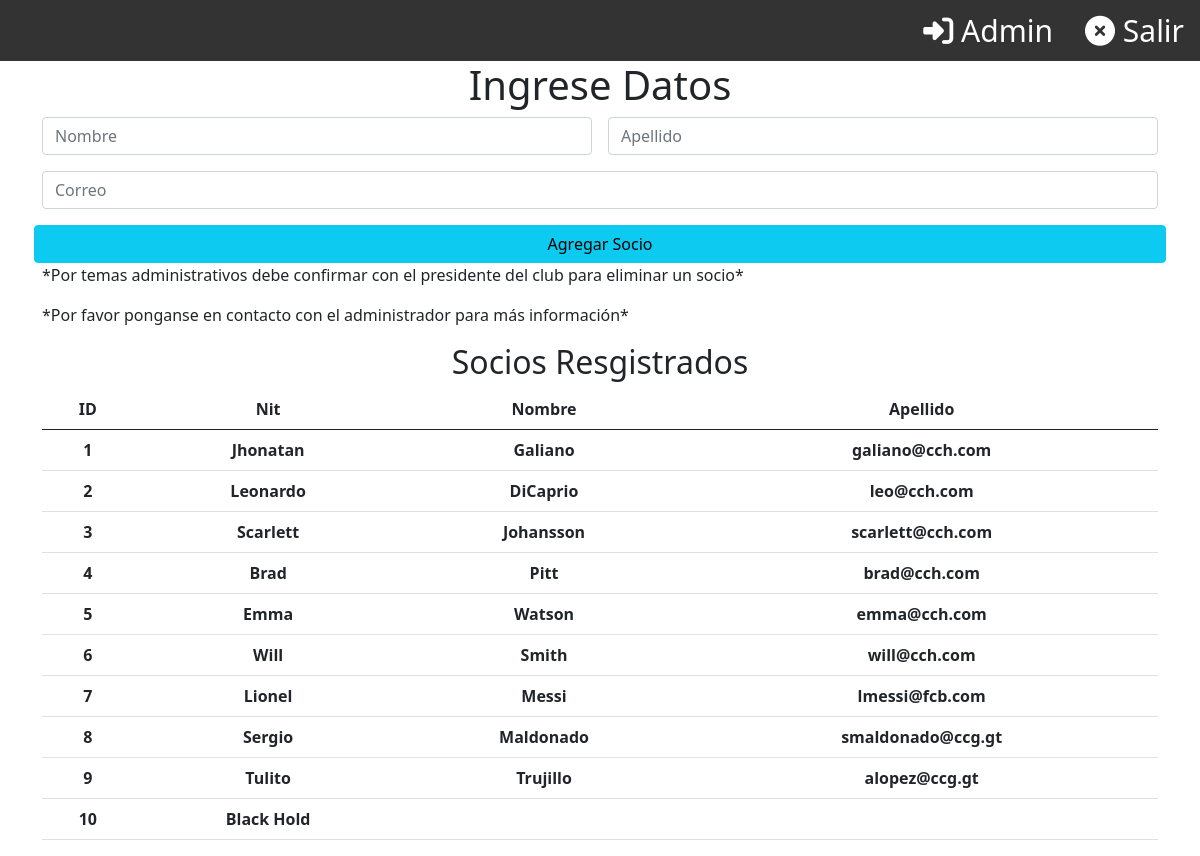
Screenshot of /Club_Nautico/paginas/administrador/insertar_socio.php with the database file from the repository.
### tables this page shows
CREATE TABLE `socios` (
  `id_socio` int(11) NOT NULL AUTO_INCREMENT,
  `nombre` varchar(45) DEFAULT NULL,
  `apellido` varchar(45) DEFAULT NULL,
  `correo_electronico` varchar(45) DEFAULT NULL,
  PRIMARY KEY (`id_socio`)
);

### Club_Nautico/paginas/administrador/insertar_socio.php (the view, shortened to what this page needs)
<?php
    $con = connection();
    $consultar ="select * from socios";
    $query = mysqli_query($con, $consultar);
    include("../../paginas/plantillas/section_superior_2.php");
?>
<div class="grid text-center" style="--bs-columns: 3;">
        <form action="insertarSocio.php" method="POST">
            <h1 class="text-center">Ingrese Datos</h1>
            <div class="row g-3">
                <div class="col-md-6">
                    <input type="text" name="nombre" placeholder="Nombre" class="form-control" required>
                </div>
                <div class="col-md-6">
                    <input type="text" name="apellido" placeholder="Apellido" class="form-control" required>
                </div>
                <div class="col">
                    <input type="text" name="correo" placeholder="Correo" class="form-control" required>
                </div>
                <input type="submit" value="Agregar Socio" class="btn btn-info">
            </div>
        </form>
    </div>
    <p>*Por temas administrativos debe confirmar con el presidente del club para eliminar un socio*</p>
    <p>*Por favor ponganse en contacto con el administrador para más información*</p>
    <div  class="grid text-center" style="--bs-columns: 3;">
        <h2>Socios Resgistrados</h2>
        <table class="table">
            <thead>
                <tr>
                    <th scope="col">ID</th>
                    <th scope="col">Nit</th>
                    <th scope="col">Nombre</th>
                    <th scope="col">Apellido</th>
                </tr>
            </thead>
            <tbody>
            <?php while($row = mysqli_fetch_array($query)): ?>
                    <tr>
                        <th> <?= $row['id_socio'] ?> </th>
                        <th> <?= $row['nombre'] ?> </th>
                        <th> <?= $row['apellido'] ?> </th>
                        <th> <?= $row['correo_electronico'] ?> </th>
                    </tr>
                <?php endwhile; ?>
            </tbody>
        </table>
    </div>

### Club_Nautico/paginas/plantillas/section_superior_2.php (style rules this page uses)
body { margin: 0; padding: 0; display: flex; flex-direction: column; min-height: 100vh; }
.content { flex: 1; }

### rows the page displays
socios: id_socio "1", nombre "Jhonatan", apellido "Galiano", correo_electronico "galiano@cch.com"
socios: id_socio "2", nombre "Leonardo", apellido "DiCaprio", correo_electronico "leo@cch.com"
socios: id_socio "3", nombre "Scarlett", apellido "Johansson", correo_electronico "scarlett@cch.com"
socios: id_socio "4", nombre "Brad", apellido "Pitt", correo_electronico "brad@cch.com"
socios: id_socio "5", nombre "Emma", apellido "Watson", correo_electronico "emma@cch.com"
socios: id_socio "6", nombre "Will", apellido "Smith", correo_electronico "will@cch.com"
socios: id_socio "7", nombre "Lionel", apellido "Messi", correo_electronico "lmessi@fcb.com"
socios: id_socio "8", nombre "Sergio", apellido "Maldonado", correo_electronico "smaldonado@ccg.gt"
socios: id_socio "9", nombre "Tulito", apellido "Trujillo", correo_electronico "alopez@ccg.gt"
socios: id_socio "10", nombre "Black Hold"
